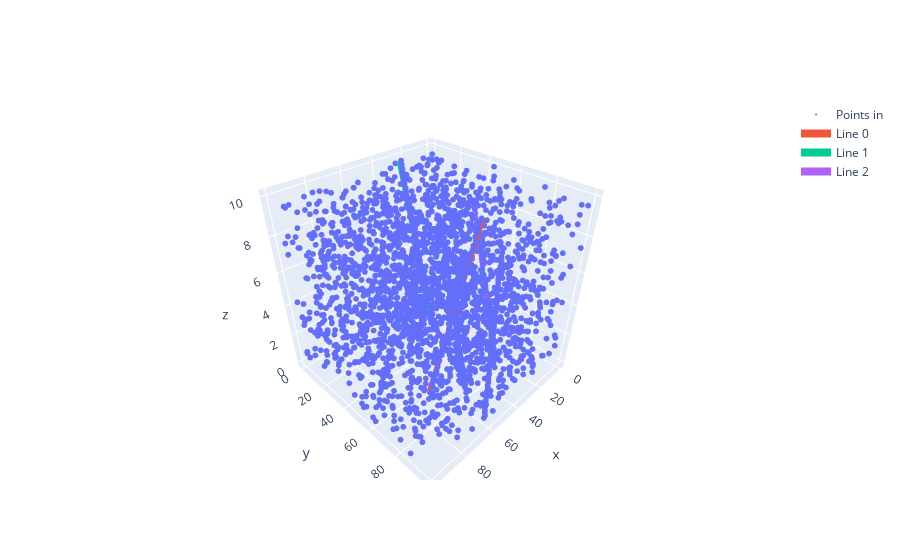

Here is the notebook cell this chart was saved with:
### Code cell
movement_data = generate_moving_objects(min_objects=5, max_objects=5, fake_detections_intensity=50)
detect_lines(movement_data, threshold=45)
